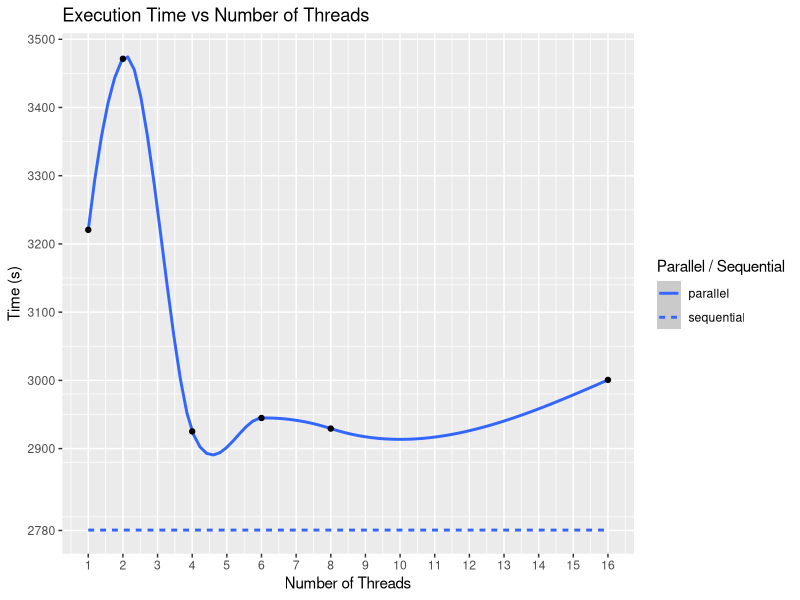
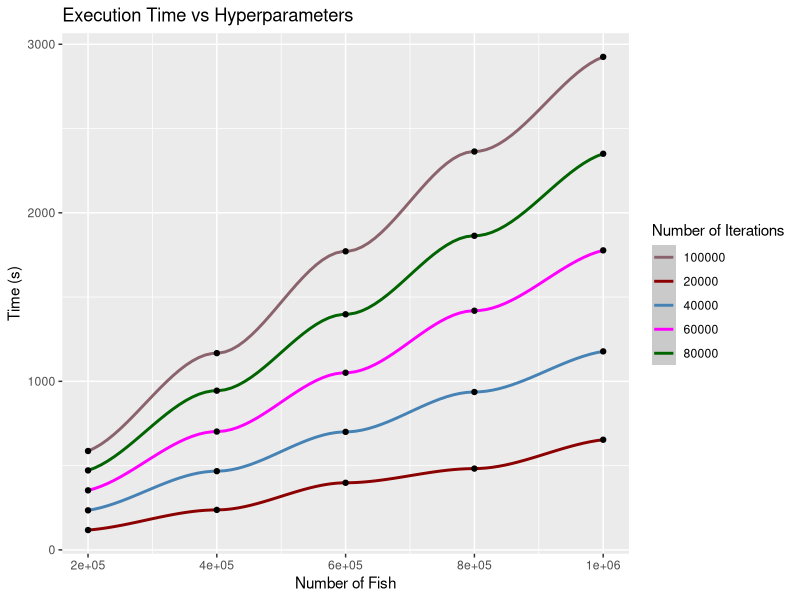
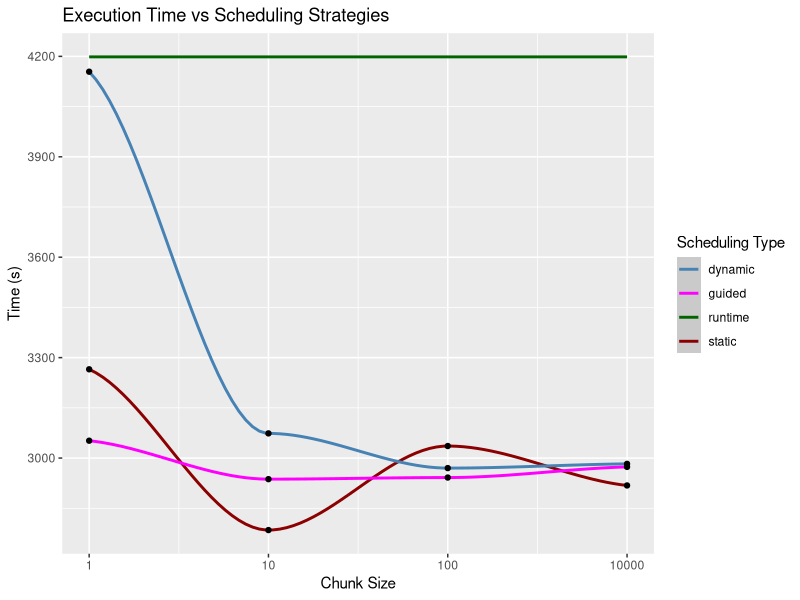

Here is the R script that generated these plots, in order:
## ---- chunk 1
library(ggplot2)
## ---- chunk 2
ggplot(
    data.frame(
      num_threads = c(1, 2, 4, 6, 8, 16),
      parallel = c(
        3220.587380,
        3471.353496,
        2925.219894,
        2944.861335,
        2929.350958,
        3000.694720),
      sequential = 2780.588561),
    aes(x = num_threads)) +
    ggtitle("Execution Time vs Number of Threads") +
    labs(x = "Number of Threads",
      y = "Time (s)",
      linetype = "Parallel / Sequential") +
    geom_smooth(aes(y = sequential, linetype = "sequential")) +
    geom_smooth(aes(y = parallel, linetype = "parallel")) +
    geom_point(aes(y = parallel)) +
    scale_y_continuous(breaks = c(
      setdiff(seq(2700, 3500, by = 100), 2800),
      2780)) +
    scale_x_continuous(breaks = 1:16)
## ---- chunk 3

ggplot(
  data = data.frame(
    num_fish =  c(200000, 400000, 600000, 800000, 1000000),
    iter_20000 = c(117.350819,237.082449,397.935612,482.203047, 653.402037),
    iter_40000 = c(234.463991,466.925614,700.021926,936.720754,1177.662832),
    iter_60000 = c(353.012268,701.901361,1050.975947,1418.876797,1777.164701),
    iter_80000 = c(471.402103,944.524666,1397.776130,1863.592248,2350.380621),
    iter_100000 = c(586.554482, 1167.285182, 1771.424057,2363.592248, 2925.219894)),
  aes(x = num_fish)) +
  geom_smooth(aes(y = iter_20000, color = "20000")) +
  geom_smooth(aes(y = iter_40000, color = "40000")) +
  geom_smooth(aes(y = iter_60000, color = "60000")) +
  geom_smooth(aes(y = iter_80000, color = "80000")) +
  geom_smooth(aes(y = iter_100000, color = "100000")) +
  geom_point(aes(y = iter_20000)) +
  geom_point(aes(y = iter_40000)) +
  geom_point(aes(y = iter_60000)) +
  geom_point(aes(y = iter_80000)) +
  geom_point(aes(y = iter_100000)) +
  ggtitle("Execution Time vs Hyperparameters") +
  labs(x = "Number of Fish",
    y = "Time (s)",
    color = "Number of Iterations") +
  scale_color_manual(values = c(
    "20000" = "darkred",
    "40000" = "steelblue",
    "60000" = "magenta",
    "80000" = "darkgreen",
    "100000" = "pink4"))
## ---- chunk 4
ggplot(
  data = data.frame(
    chunk_size = c(1, 2, 3, 4),
    static = c(3265.162540, 2784.864581, 3035.950782, 2918.142244),
    dynamic = c(4154.18010, 3073.691588, 2970.014433, 2982.671884),
    guided = c(3051.865076, 2937.002249, 2941.794308, 2973.637886),
    runtime = 4198.46404),
  aes(x = chunk_size)) +
  geom_smooth(aes(y = static, color = "static")) +
  geom_smooth(aes(y = dynamic, color = "dynamic")) +
  geom_smooth(aes(y = guided, color = "guided")) +
  geom_smooth(aes(y = runtime, color = "runtime")) +
  geom_point(aes(y = static)) +
  geom_point(aes(y = dynamic)) +
  geom_point(aes(y = guided)) +
  ggtitle("Execution Time vs Scheduling Strategies") +
  labs(x = "Chunk Size",
    y = "Time (s)",
    color = "Scheduling Type") +
  scale_x_continuous(labels = c(1, 10, 100, 10000)) +
  scale_y_continuous(breaks = seq(2700, 4200, by = 300)) +
  scale_color_manual(values = c(
    "static" = "darkred",
    "dynamic" = "steelblue",
    "guided" = "magenta",
    "runtime" = "darkgreen"))
